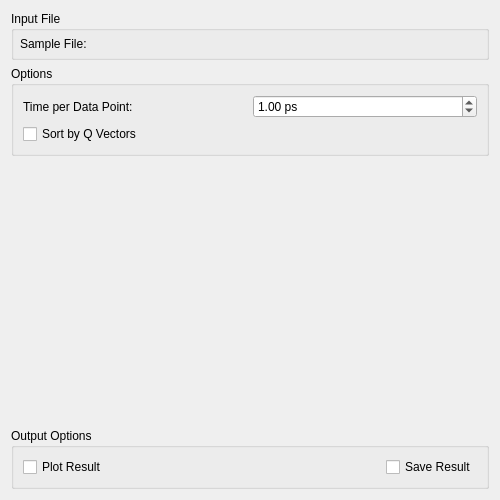
<?xml version="1.0" encoding="UTF-8"?>
<ui version="4.0">
 <class>IndirectSassena</class>
 <widget class="QWidget" name="IndirectSassena">
  <property name="geometry">
   <rect>
    <x>0</x>
    <y>0</y>
    <width>500</width>
    <height>500</height>
   </rect>
  </property>
  <property name="windowTitle">
   <string>Form</string>
  </property>
  <layout class="QVBoxLayout" name="verticalLayout">
   <item>
    <widget class="QGroupBox" name="gbInputFile">
     <property name="title">
      <string>Input File</string>
     </property>
     <layout class="QGridLayout" name="gridLayout">
      <property name="margin">
       <number>6</number>
      </property>
      <item row="0" column="1">
       <widget class="MantidQt::MantidWidgets::MWRunFiles" name="mwInputFile" native="true">
        <property name="sizePolicy">
         <sizepolicy hsizetype="Preferred" vsizetype="Fixed">
          <horstretch>0</horstretch>
          <verstretch>0</verstretch>
         </sizepolicy>
        </property>
        <property name="label" stdset="0">
         <string/>
        </property>
        <property name="fileExtensions" stdset="0">
         <stringlist>
          <string>.h5</string>
          <string>.hd5</string>
         </stringlist>
        </property>
       </widget>
      </item>
      <item row="0" column="0">
       <widget class="QLabel" name="lblSample">
        <property name="text">
         <string>Sample File:</string>
        </property>
       </widget>
      </item>
     </layout>
    </widget>
   </item>
   <item>
    <widget class="QGroupBox" name="gbOptions">
     <property name="title">
      <string>Options</string>
     </property>
     <layout class="QGridLayout" name="gridLayout_2">
      <item row="0" column="0">
       <widget class="QLabel" name="lblTimeUnit">
        <property name="text">
         <string>Time per Data Point:</string>
        </property>
       </widget>
      </item>
      <item row="0" column="1">
       <widget class="QDoubleSpinBox" name="sbTimeUnit">
        <property name="toolTip">
         <string>&lt;html&gt;&lt;head/&gt;&lt;body&gt;&lt;p&gt;The time in pico seconds between each consecutive data point.&lt;/p&gt;&lt;/body&gt;&lt;/html&gt;</string>
        </property>
        <property name="suffix">
         <string> ps</string>
        </property>
        <property name="maximum">
         <double>1000.000000000000000</double>
        </property>
        <property name="value">
         <double>1.000000000000000</double>
        </property>
       </widget>
      </item>
      <item row="1" column="0" colspan="2">
       <widget class="QCheckBox" name="cbSortQ">
        <property name="text">
         <string>Sort by Q Vectors</string>
        </property>
       </widget>
      </item>
     </layout>
    </widget>
   </item>
   <item>
    <spacer name="verticalSpacer">
     <property name="orientation">
      <enum>Qt::Vertical</enum>
     </property>
     <property name="sizeHint" stdset="0">
      <size>
       <width>20</width>
       <height>40</height>
      </size>
     </property>
    </spacer>
   </item>
   <item>
    <widget class="QGroupBox" name="gbOutput">
     <property name="sizePolicy">
      <sizepolicy hsizetype="Preferred" vsizetype="Fixed">
       <horstretch>0</horstretch>
       <verstretch>0</verstretch>
      </sizepolicy>
     </property>
     <property name="title">
      <string>Output Options</string>
     </property>
     <layout class="QHBoxLayout" name="horizontalLayout">
      <item>
       <widget class="QCheckBox" name="chkPlot">
        <property name="enabled">
         <bool>true</bool>
        </property>
        <property name="text">
         <string>Plot Result</string>
        </property>
       </widget>
      </item>
      <item>
       <spacer name="spOutput">
        <property name="orientation">
         <enum>Qt::Horizontal</enum>
        </property>
        <property name="sizeHint" stdset="0">
         <size>
          <width>40</width>
          <height>20</height>
         </size>
        </property>
       </spacer>
      </item>
      <item>
       <widget class="QCheckBox" name="chkSave">
        <property name="text">
         <string>Save Result</string>
        </property>
       </widget>
      </item>
     </layout>
    </widget>
   </item>
  </layout>
 </widget>
 <customwidgets>
  <customwidget>
   <class>MantidQt::MantidWidgets::MWRunFiles</class>
   <extends>QWidget</extends>
   <header>MantidQtMantidWidgets/MWRunFiles.h</header>
  </customwidget>
 </customwidgets>
 <tabstops>
  <tabstop>mwInputFile</tabstop>
  <tabstop>sbTimeUnit</tabstop>
  <tabstop>cbSortQ</tabstop>
  <tabstop>chkPlot</tabstop>
  <tabstop>chkSave</tabstop>
 </tabstops>
 <resources/>
 <connections/>
</ui>
